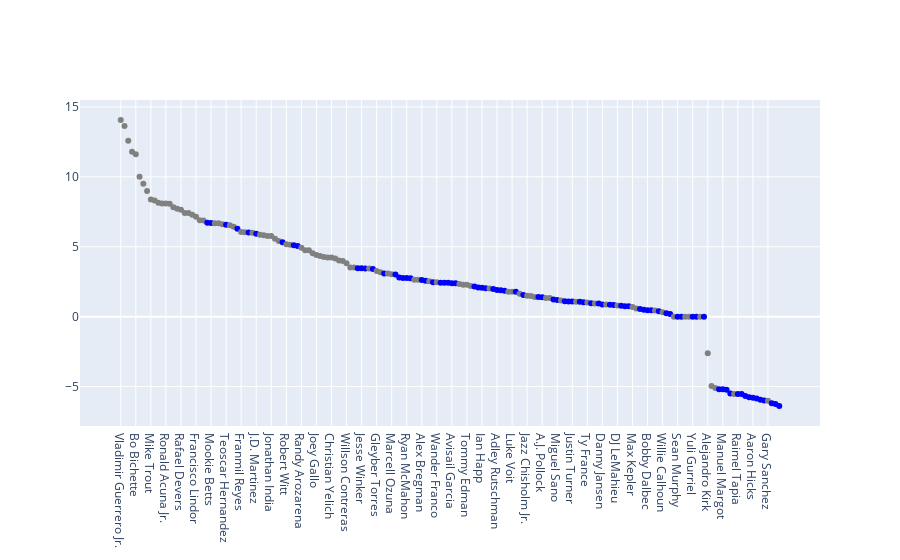

Notebook cell for this chart:
### Code cell
def set_color(x):
    if(x == None):
        return "blue"
    else:
        return "gray"

        
fig = go.Figure()
fig.add_trace(
    go.Scatter(
        x=h.sort_values('z', ascending=False)['Name'].head(176),
        y=h.sort_values('z', ascending=False)['z'].head(176),
        mode='markers',
        marker=dict(color=list(map(set_color,h['Owner'])))
    )
)
fig.show()

### Figure 1 — Plotly figure (JSON) as saved in the notebook; plotly's stock layout.template omitted (floating-point values rounded to 4 significant figures; data arrays with more than 128 entries replaced by an {"elided": "..."} marker saying what was removed)
{"data": [{"marker": {"color": {"elided": "628 str values"}}, "mode": "markers", "type": "scatter", "x": {"elided": "176 str values"}, "y": {"elided": "176 float values"}}], "layout": {}}
